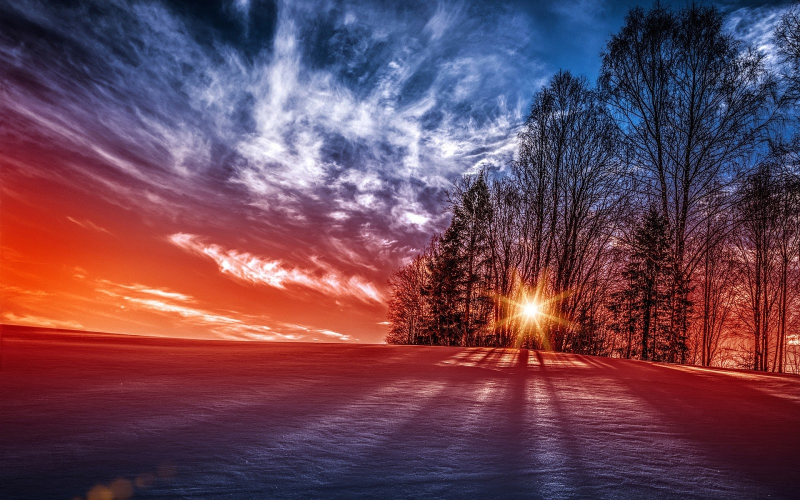
#> input picture 8.jpg, 1600 x 1000 px, found by its file name (shown at 1/2 size)
$ python gradients.py
#> lines starting #> are read from the running program, lines starting #| are printed output that depends on the picture; after the words box and inside, x2 and y2 are one past the last pixel; in counts of white or black regions, pixels touching at a corner belong together
import cv2 as cv
import numpy as np

imge = cv.imread('picture/8.jpg')
#> imge is the input picture: shape (1000, 1600, 3); mean B, G, R 85.4, 68.7, 107.1
img = cv.resize(imge,(810,420))
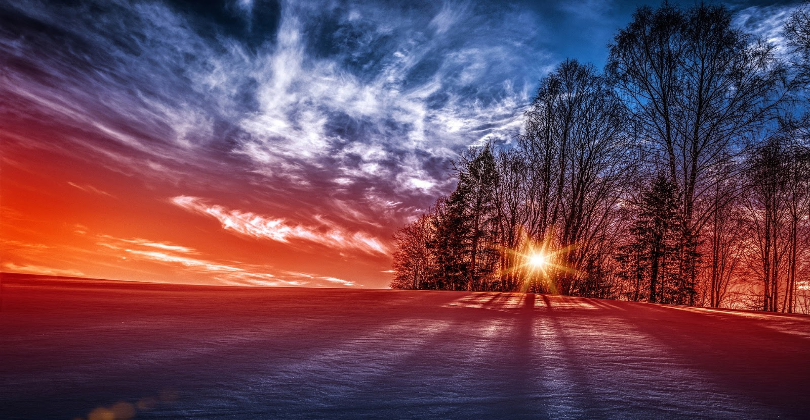
#> img: shape (420, 810, 3); mean B, G, R 85.3, 68.6, 107
cv.imshow('Park', img)

gray = cv.cvtColor(img, cv.COLOR_BGR2GRAY)
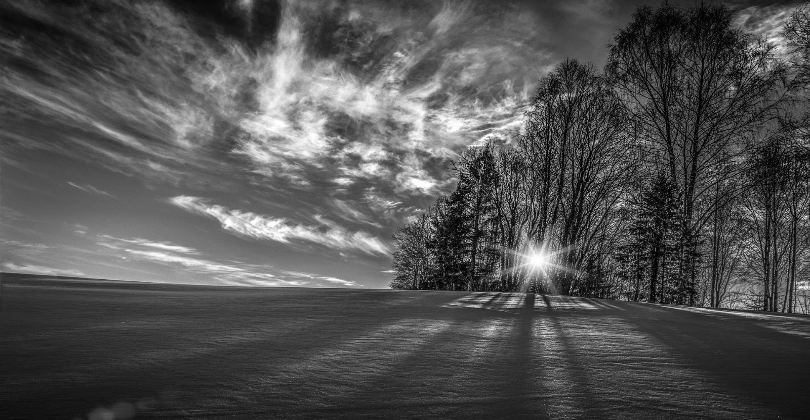
#> gray: shape (420, 810); min 0, max 255, mean 82
cv.imshow('Gray', gray)

# Laplacian
lap = cv.Laplacian(gray, cv.CV_8U)
print(lap)
#> (printed output is left out)
lap = np.uint8(np.absolute(lap))
cv.imshow('Laplacian', lap)

# Sobel
sobelx = cv.Sobel(gray, cv.CV_64F, 0, 1)
sobely = cv.Sobel(gray, cv.CV_64F, 1, 0)
combined_sobel = cv.bitwise_or(sobelx, sobely)
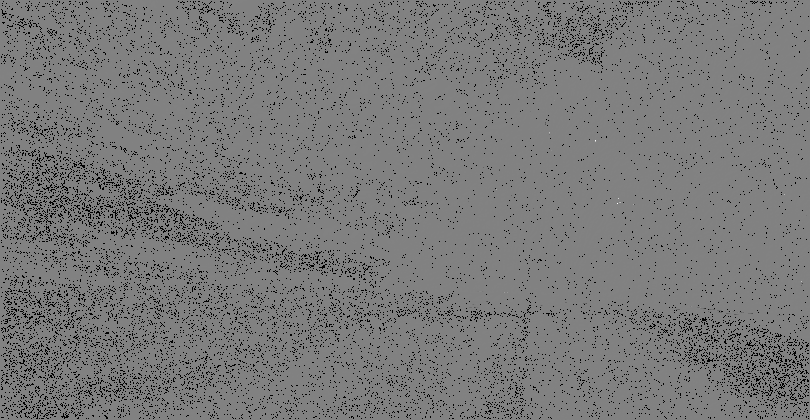
#> combined_sobel: shape (420, 810) float64; 6.16% of the values are NaN or infinite; the others: min -80768, max 77696, mean -90.68; drawn with min black, max white, NaN and infinite black

cv.imshow('Sobel X', sobelx)
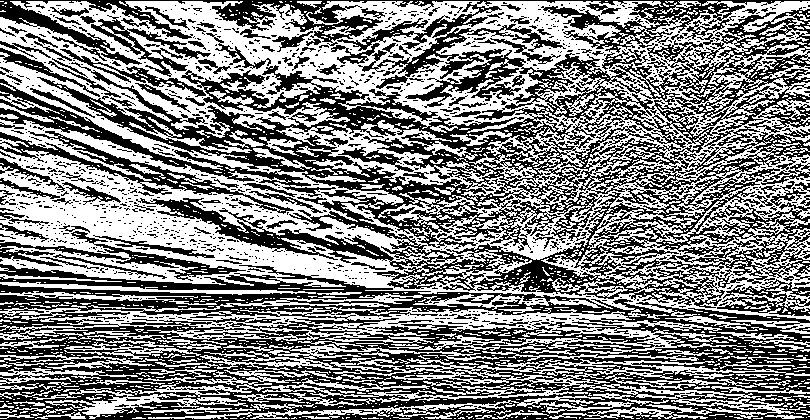
#> window 'Sobel X': shape (420, 810); 51% white; 1568 black regions (1404 under 20 px), largest, box (x1, y1, x2, y2) and area: (0, 0, 810, 308) 78466, (0, 264, 810, 420) 56686, (0, 79, 336, 197) 3716
cv.imshow('Sobel Y', sobely)
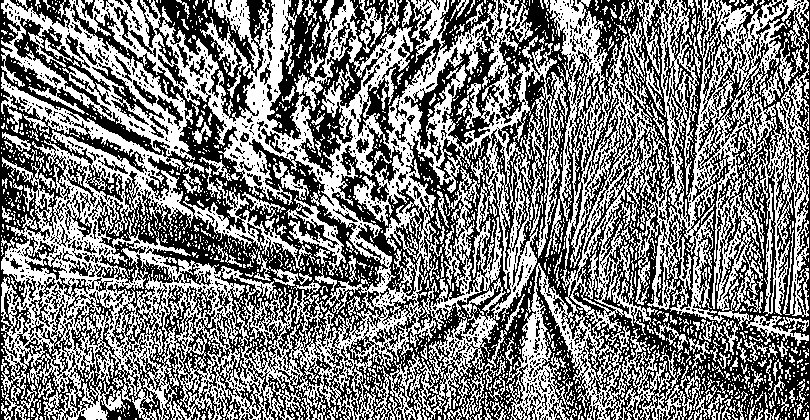
#> window 'Sobel Y': shape (420, 810); 48.7% white in thin lines or dots
cv.imshow('Combined Sobel', combined_sobel)
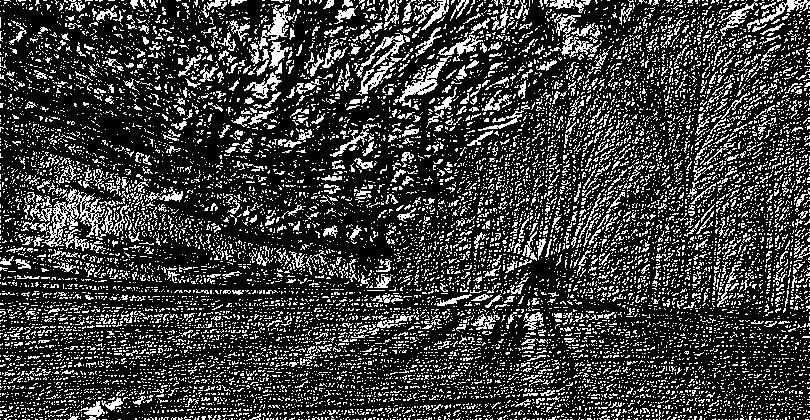
#> window 'Combined Sobel': shape (420, 810); 23.8% white in thin lines or dots

canny = cv.Canny(gray, 150, 175)
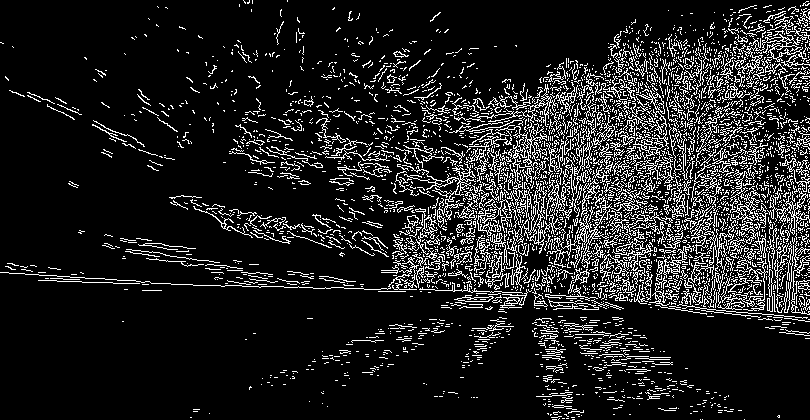
#> canny: shape (420, 810); 12.8% white in thin lines or dots
cv.imshow('Canny', canny)
cv.waitKey(0)

$ run again, with 10.jpg copied over 8.jpg
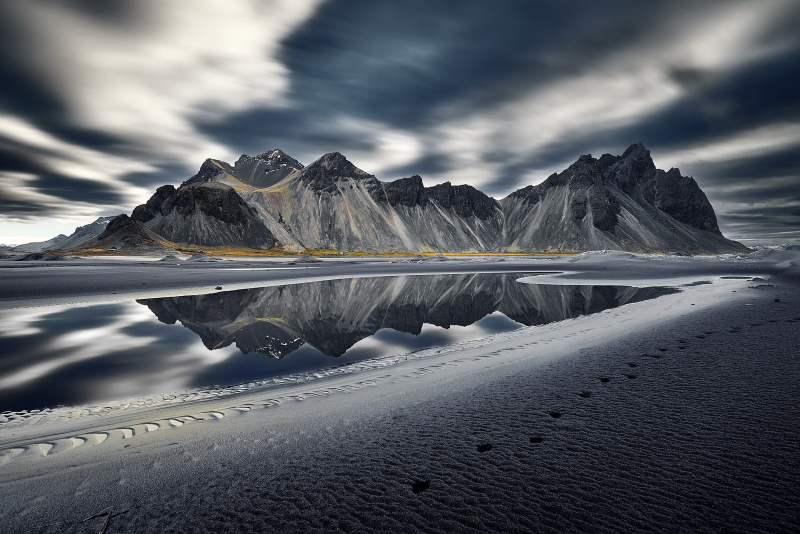
#> input picture 10.jpg, 1600 x 1068 px, found by its file name (shown at 1/2 size)
#> imge is the input picture: shape (1068, 1600, 3); mean B, G, R 100.7, 94.3, 89.9
#> (printed output is left out)
#> `cv.imshow('Sobel X', sobelx)`:
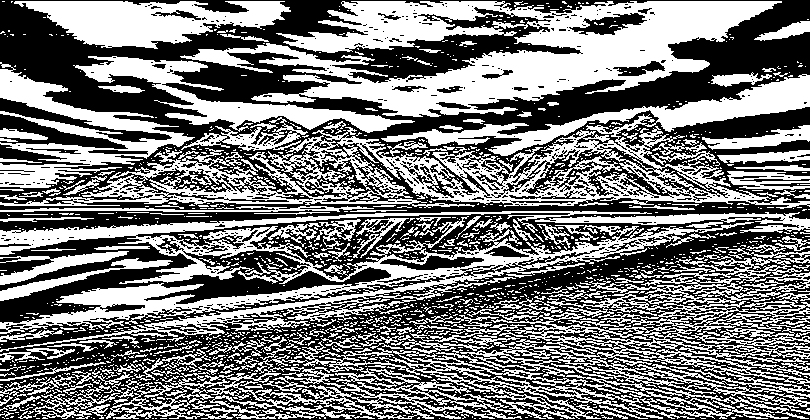
#> window 'Sobel X': shape (420, 810); 48.1% white; 1569 white regions (1349 under 20 px), largest, box (x1, y1, x2, y2) and area: (180, 1, 782, 117) 30004, (0, 74, 810, 209) 26364, (0, 211, 754, 352) 23004
#> `canny = cv.Canny(gray, 150, 175)`:
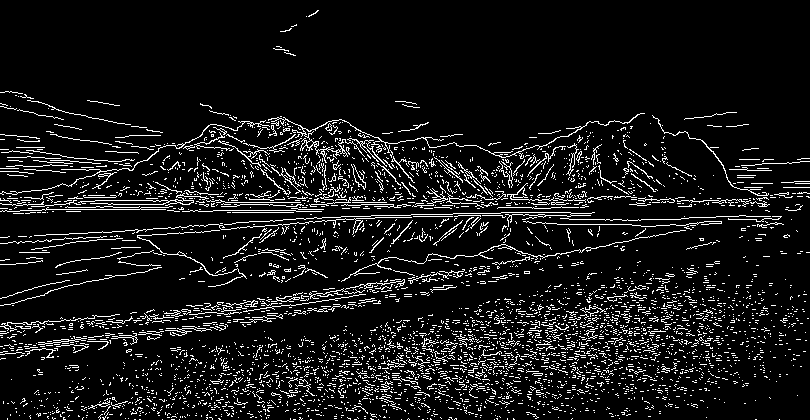
#> canny: shape (420, 810); 8.7% white in thin lines or dots

$ run again, with 2.jpg copied over 8.jpg
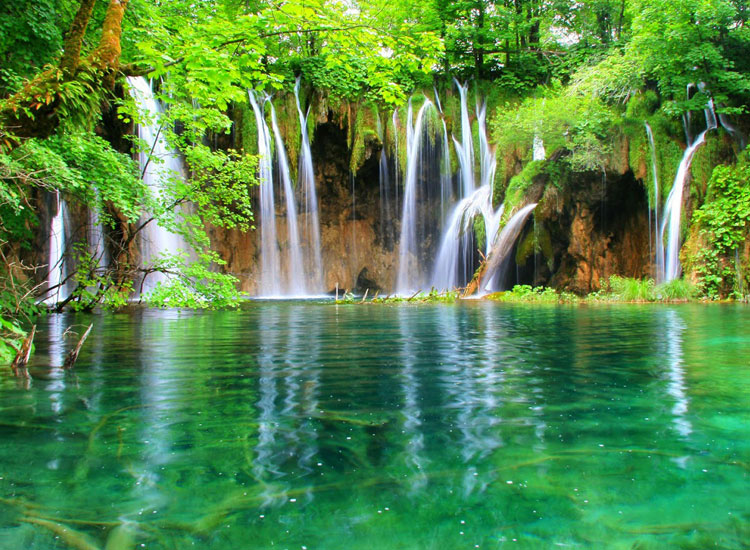
#> input picture 2.jpg, 750 x 550 px, found by its file name
#> imge is the input picture: shape (550, 750, 3); mean B, G, R 75, 135.4, 84.1
#> (printed output is left out)
#> `cv.imshow('Sobel X', sobelx)`:
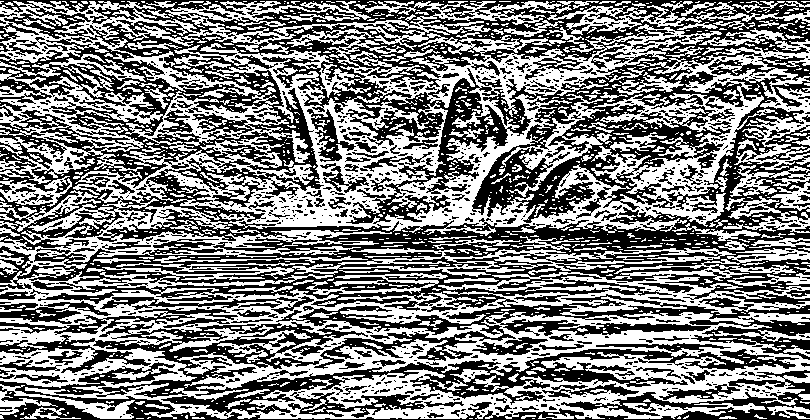
#> window 'Sobel X': shape (420, 810); 49.6% white; 1244 white regions (1010 under 20 px), largest, box (x1, y1, x2, y2) and area: (0, 1, 810, 419) 137451, (502, 94, 612, 197) 2052, (547, 5, 810, 35) 2027
#> `canny = cv.Canny(gray, 150, 175)`:
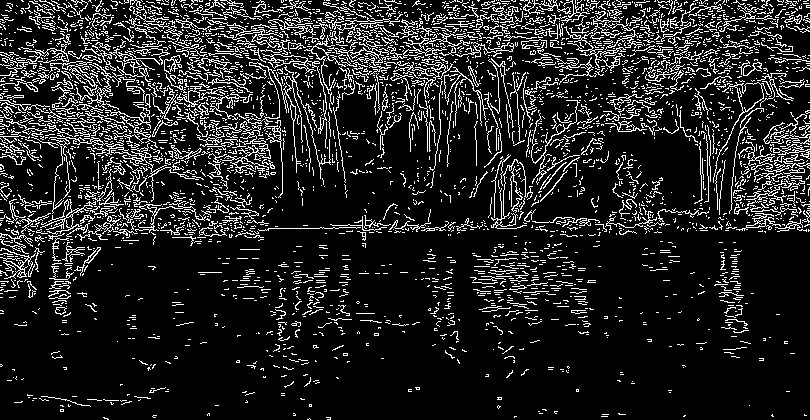
#> canny: shape (420, 810); 13.7% white in thin lines or dots
